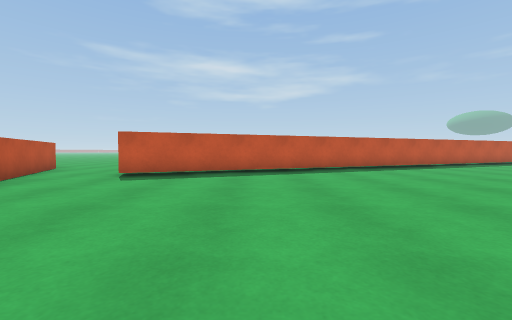
view 1 (above)

12 first-person views from a walk through a Unity game level. The camera is 0.62 m above the floor, tilts 2° down and sees 90° across. The floor is counted in squares, 1 m on a side. Each view is taken from the middle of a square. On the plan, view 1 faces up. The plan holds only what a view shows up to about 9 squares ahead; the rest is blank. The place goes on beyond the plan.

view 2
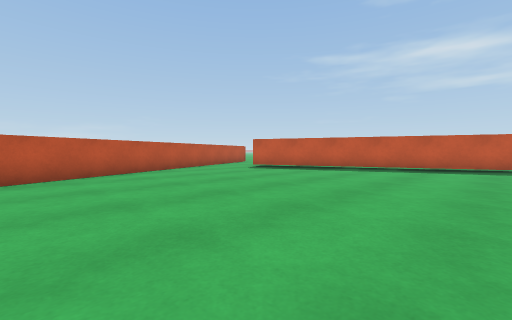

view 3
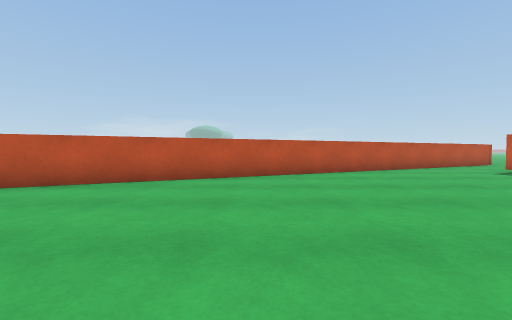

view 4
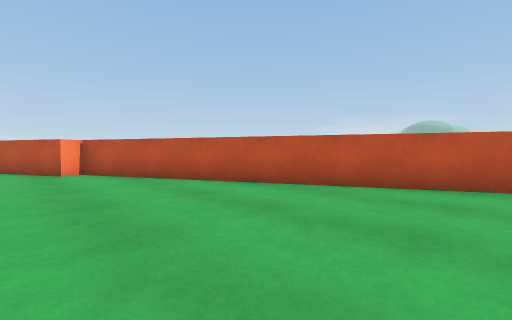

view 5
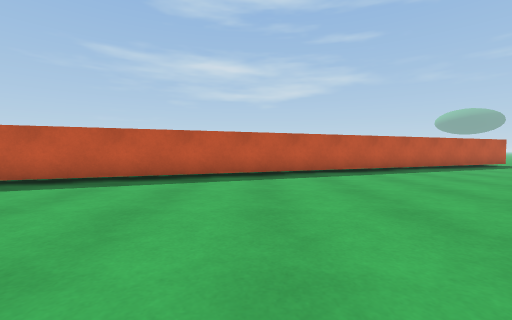

view 6
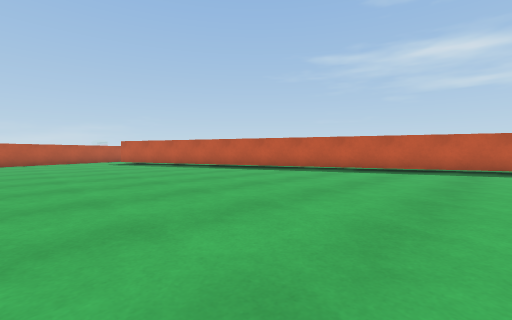

view 7
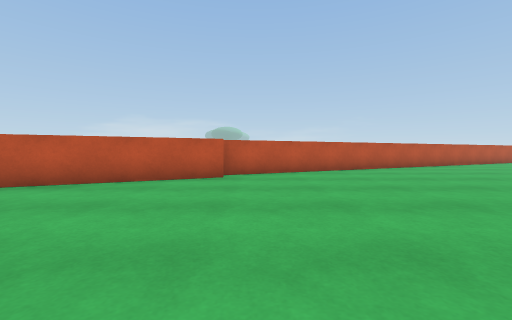

view 8
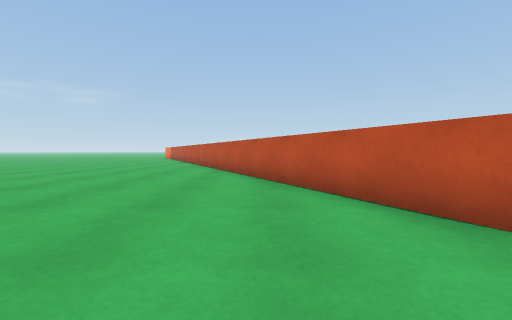

view 9
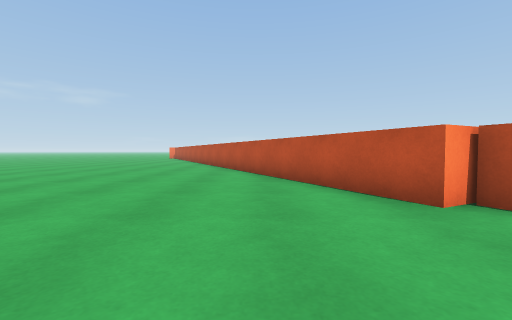

view 10
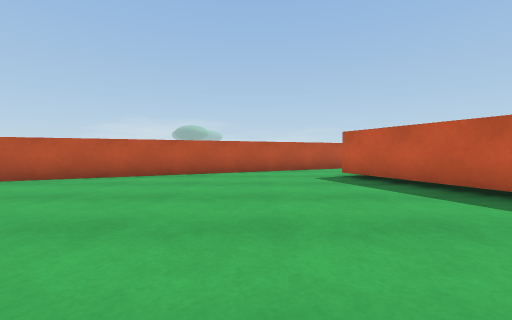

view 11
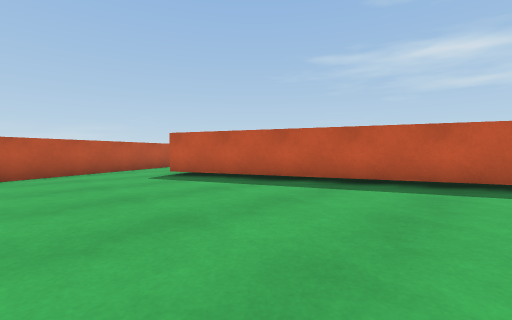

view 12
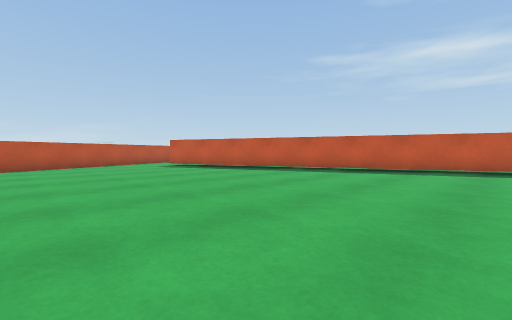

### Floor plan
Points are (right, up) in squares from view 1. A wall is a line through its corners. A room is listed if a view was taken in it or the views show most of it. See-through windows are left out.
Room 1 (views 1, 2, 3, 4, 5, 6, 7, 8, 9, 10, 11, 12)
walls: (1.3, -9.1) (2, -8.8) (3.8, -12.5); (10.6, 11.6) (-3.4, 6.1); (-6.2, 7.2) (1.5, -9)
ways out: opening at (-4.5, 7)

Where each view was taken, in squares from view 1:
view 1: 0 up, 0 right, facing up
view 2: 1 down, 4 right, facing up-left
view 3: 1 down, 4 right, facing left
view 4: 1 down, 3 right, facing down-left
view 5: 3 up, 5 right, facing up
view 6: 2 up, 10 right, facing up-left
view 7: 8 down, 8 right, facing left
view 8: 7 down, 4 right, facing down
view 9: 6 down, 4 right, facing down
view 10: 4 up, 3 right, facing left
view 11: 3 up, 3 right, facing up-left
view 12: 1 up, 7 right, facing up-left
